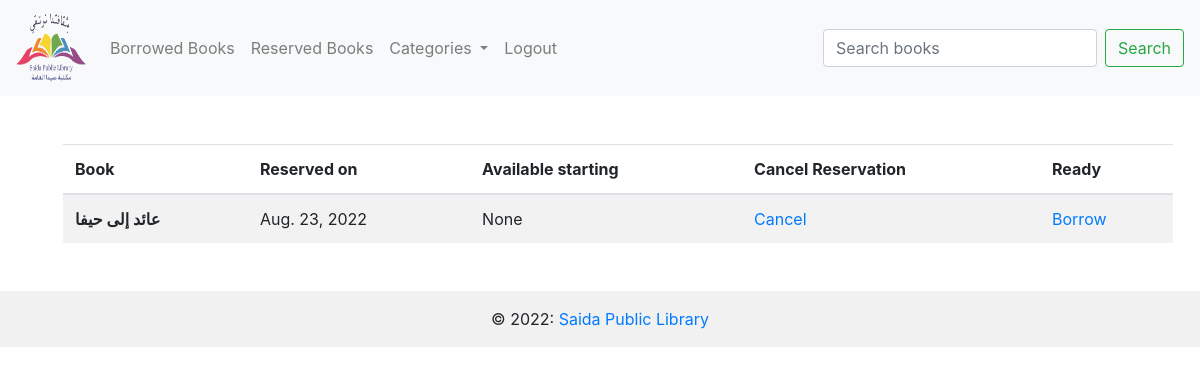
Before: /reserved_books/12 (signed in) with the older database file.
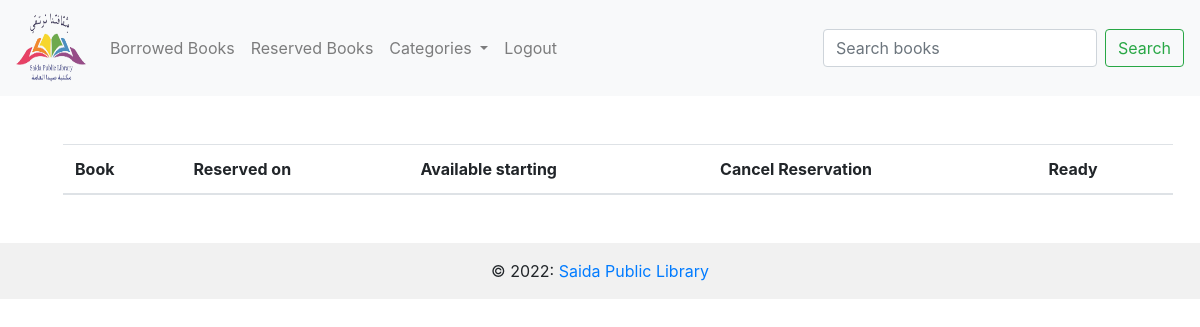
After: the same page with the newer database file.
### booksTransaction/models.py (models this page shows, shortened)
class Reservation(models.Model):
    book=models.ForeignKey(Book,on_delete=models.CASCADE)
    user=models.ForeignKey(User,on_delete=models.CASCADE)
    reservation_date= models.DateField(default=datetime.datetime.now())
    is_ready=models.BooleanField(default=False)
    @property
    def availibility_date(self):
        book=Borrowing.objects.filter(book=self.book)
        if book:
            availibility_date=book.order_by('return_date')[0]
            return availibility_date.return_date

### books/models.py (models this page shows, shortened)
class Book(models.Model):
    book_title=models.CharField('book_title',max_length=120)
    description=models.TextField('description',null=True)
    author_name=models.CharField('author_name',max_length=120)
    number_of_pages=models.IntegerField('number_of_pages')
    number_of_copies=models.IntegerField('number_of_copies')
    publication_year=models.IntegerField('publication_year')
    lang_id=models.ForeignKey(Language,on_delete=models.CASCADE)
    cat_id=models.ForeignKey(Category,on_delete=models.CASCADE)
    book_img=models.ImageField(null=True,blank=True,upload_to="assets/")

### booksTransaction/views.py (the view)
# urls.py: path('reserved_books/<user_id>',booksTrans_view.reserved_books,name="reserved_books"),
@login_required(login_url='login')
def reserved_books(request,user_id):
    member=User.objects.get(pk=user_id)
    reserved_books=Reservation.objects.filter(user=member)
    return render(request,"reserved.html",{'books':reserved_books,'cats':cats})

### books/models.py (called while the page is built)
    def __str__(self):
        return self.name

### booksTransaction/templates/reserved.html (shortened to what this page needs)
{% extends 'base.html' %}
{% load static %}
{% block content %}
<table class="table table-striped">
    <thead>
      <tr>
        <th scope="col">Book</th>
        <th scope="col">Reserved on</th>
        <th scope="col">Available starting</th>
        <th scope="col">Cancel Reservation</th>
        <th scope="col">Ready</th>
      </tr>
    </thead>
    <tbody>
        {% for book in books %}
            <tr>
                <th scope="row">{{book.book.book_title}}</th>
                <td>{{book.reservation_date}}</td>
                <td>{{book.availibility_date}}</td>
                <td>
                  <a href="{% url 'cancel_reservation' book.book.id book.user.id %}">Cancel</a>
                </td>
                <td>
                  {% if book.is_ready %}
                    <a href="{% url 'borrow_book' book.book.id book.user.id %}"> Borrow </a>
                  {% endif %}
                </td>
            </tr>
        {% endfor %}
    </tbody>
  </table>
{% endblock %}

Changed rows visible on the page:
removed Reservation: book.book_title "عائد إلى حيفا", reservation_date "Aug. 23, 2022", availibility_date "None", is_ready "Borrow"
